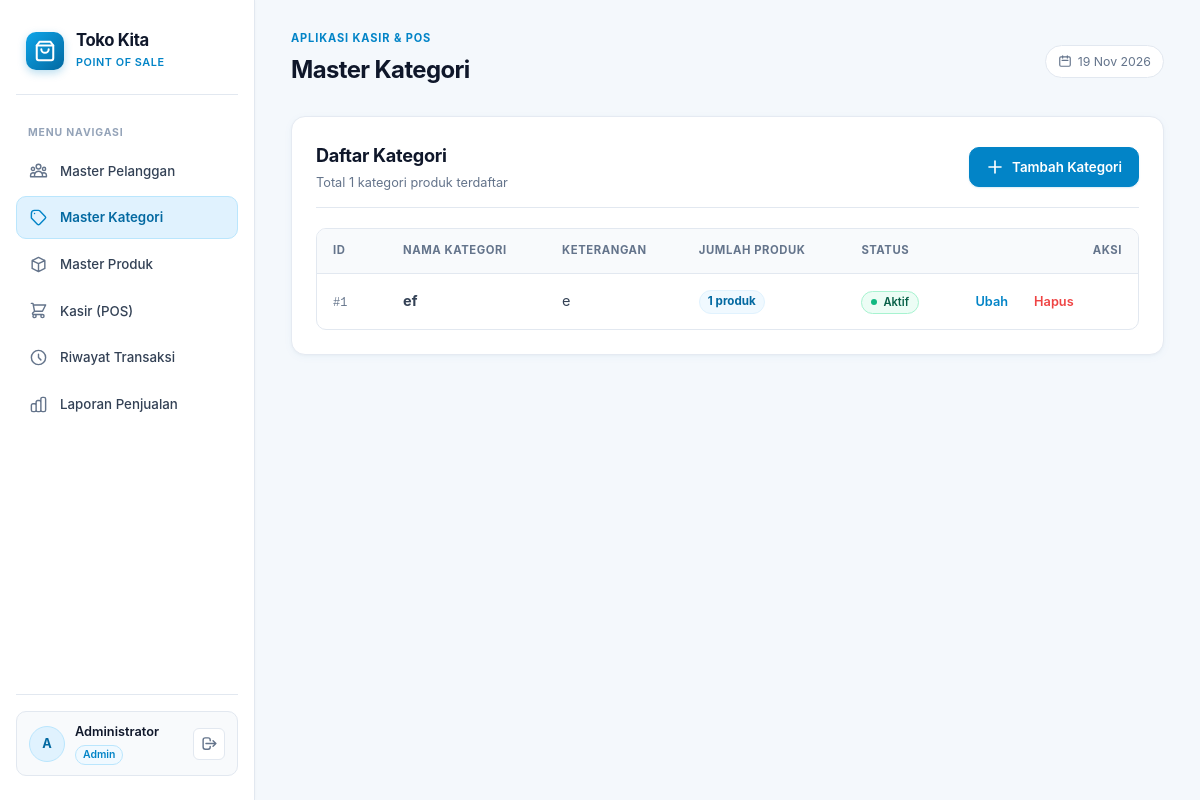
Page /index.php?page=kategori (signed in) on the committed database.
### tables this page shows
CREATE TABLE `tbl_kategori` (
  `id_kategori` int(11) NOT NULL,
  `nama_kategori` varchar(100) NOT NULL,
  `keterangan` varchar(255) DEFAULT NULL,
  `status_aktif` tinyint(1) NOT NULL DEFAULT 1,
  `created_at` timestamp NOT NULL DEFAULT current_timestamp()
);

### includes/functions.php (called while the page is built, shortened)
<?php
function e(mixed $value): string
{
    return htmlspecialchars((string) $value, ENT_QUOTES | ENT_SUBSTITUTE, 'UTF-8');
}

### pages/kategori.php (the view, shortened to what this page needs)
<?php
$mode = $_GET['aksi'] ?? 'daftar';
$mode = is_string($mode) ? $mode : 'daftar';
$queryError = null;
$formData = ['nama_kategori' => '', 'keterangan' => '', 'status_aktif' => 1];
$formId = null;
$categories = [];
if ($_SERVER['REQUEST_METHOD'] !== 'POST' && $mode === 'daftar' && $queryError === null) {
    try {
        $statement = $pdo->query(
            'SELECT k.id_kategori, k.nama_kategori, k.keterangan, k.status_aktif,
                    COUNT(p.id_produk) AS jumlah_produk
             FROM tbl_kategori k
             LEFT JOIN tbl_produk p ON p.id_kategori = k.id_kategori
             GROUP BY k.id_kategori, k.nama_kategori, k.keterangan, k.status_aktif
             ORDER BY k.nama_kategori, k.id_kategori'
        );
        $categories = $statement->fetchAll();
    } catch (PDOException $exception) {
        error_log('Daftar kategori gagal dibaca: ' . $exception->getMessage());
        $queryError = 'Daftar kategori gagal dibaca dari database.';
    }
}
?>
<?php if ($mode === 'tambah' || $mode === 'ubah'): ?>
    <section class="panel form-panel">
        <div class="section-heading">
            <div>
                <h2><?= $mode === 'tambah' ? 'Tambah Kategori' : 'Ubah Kategori' ?></h2>
                <p class="muted">Kategori nonaktif tidak akan muncul saat membuat produk baru.</p>
            </div>
            <a class="button button-secondary" href="index.php?page=kategori">Kembali</a>
        </div>
        <form method="post" action="index.php?page=kategori" class="customer-form">
            <input type="hidden" name="csrf_token" value="<?= e(csrfToken()) ?>">
            <input type="hidden" name="aksi" value="<?= e($mode) ?>">
            <?php if ($mode === 'ubah'): ?>
                <input type="hidden" name="id_kategori" value="<?= e($formId) ?>">
            <?php endif; ?>
            <div>
                <label for="nama_kategori">Nama Kategori</label>
                <input id="nama_kategori" name="nama_kategori" type="text" maxlength="100" required
                       placeholder="Contoh: Makanan Ringan"
                       value="<?= e($formData['nama_kategori']) ?>" autofocus>
            </div>
            <div>
                <label for="keterangan">Keterangan <span style="font-weight:normal;color:var(--text-muted);">(Opsional)</span></label>
                <textarea id="keterangan" name="keterangan" maxlength="255" rows="3"
                          placeholder="Penjelasan singkat kategori..."><?= e($formData['keterangan']) ?></textarea>
            </div>
            <div>
                <label class="checkbox-label">
                    <input type="checkbox" name="status_aktif" value="1" <?= (int) $formData['status_aktif'] === 1 ? 'checked' : '' ?>>
                    <span>Kategori aktif untuk pemilihan produk</span>
                </label>
            </div>
            <div class="form-actions">
                <button class="button" type="submit"><?= $mode === 'tambah' ? 'Simpan Kategori' : 'Simpan Perubahan' ?></button>
                <a class="button button-secondary" href="index.php?page=kategori">Batal</a>
            </div>
        </form>
    </section>
<?php elseif ($mode === 'daftar'): ?>
    <section class="panel">
        <div class="section-heading">
            <div>
                <h2>Daftar Kategori</h2>
                <p class="muted">Total <?= e(count($categories)) ?> kategori produk terdaftar</p>
            </div>
            <a class="button" href="index.php?page=kategori&amp;aksi=tambah">
                <svg width="18" height="18" fill="none" viewBox="0 0 24 24" stroke="currentColor" stroke-width="2.2">
                    <path stroke-linecap="round" stroke-linejoin="round" d="M12 4v16m8-8H4" />
                </svg>
                <span>Tambah Kategori</span>
            </a>
        </div>
        <?php if ($categories === []): ?>
            <div class="empty-state">
                <div class="empty-state-icon">
                    <svg width="26" height="26" fill="none" viewBox="0 0 24 24" stroke="currentColor" stroke-width="2">
                        <path stroke-linecap="round" stroke-linejoin="round" d="M7 7h.01M7 3h5c.512 0 1.024.195 1.414.586l7 7a2 2 0 010 2.828l-7 7a2 2 0 01-2.828 0l-7-7A1.994 1.994 0 013 12V7a4 4 0 014-4z" />
                    </svg>
                </div>
                <h3>Belum ada kategori</h3>
                <p>Klik tombol "+ Tambah Kategori" untuk membuat kategori produk pertama.</p>
            </div>
        <?php else: ?>
            <div class="table-wrap">
                <table>
                    <thead><tr><th style="width:70px;">ID</th><th>Nama Kategori</th><th>Keterangan</th><th>Jumlah Produk</th><th>Status</th><th class="actions-column">Aksi</th></tr></thead>
                    <tbody>
                    <?php foreach ($categories as $category): ?>
                        <tr>
                            <td><span style="font-family:var(--font-mono);font-size:0.82rem;color:var(--text-muted);">#<?= e($category['id_kategori']) ?></span></td>
                            <td><strong><?= e($category['nama_kategori']) ?></strong></td>
                            <td><?= e($category['keterangan'] ?? '—') ?></td>
                            <td><span style="display:inline-block;padding:2px 8px;border-radius:var(--radius-pill);background:var(--primary-50);border:1px solid var(--primary-100);color:var(--primary-700);font-size:0.8rem;font-weight:700;"><?= e($category['jumlah_produk']) ?> produk</span></td>
                            <td><span class="status-badge <?= (int) $category['status_aktif'] === 1 ? 'status-active' : 'status-inactive' ?>">
                                <?= (int) $category['status_aktif'] === 1 ? 'Aktif' : 'Nonaktif' ?>
                            </span></td>
                            <td>
                                <div class="row-actions">
                                    <a class="text-link" href="index.php?page=kategori&amp;aksi=ubah&amp;id=<?= e($category['id_kategori']) ?>">Ubah</a>
                                    <form method="post" action="index.php?page=kategori"
                                          onsubmit="return confirm('Hapus kategori ini? Kategori yang masih digunakan produk tidak dapat dihapus.');">
                                        <button class="link-button danger-link" type="submit">Hapus</button>
                                    </form>
                                </div>
                            </td>
                        </tr>
                    <?php endforeach; ?>
                    </tbody>
                </table>
            </div>
        <?php endif; ?>
    </section>
<?php endif; ?>

### rows in the picture
tbl_kategori: id_kategori "1", nama_kategori "ef", keterangan "e", jumlah_produk "1", status_aktif "Aktif"

### other values in the picture
$item['label'] "Master Pelanggan"
$item['label'] "Master Kategori"
$item['label'] "Master Produk"
$item['label'] "Kasir (POS)"
$item['label'] "Riwayat Transaksi"
$item['label'] "Laporan Penjualan"
$userInitial "A"
$userName "Administrator"
$userRole "Admin"
$pageTitles[$page] "Master Kategori"
count($categories) "1"
